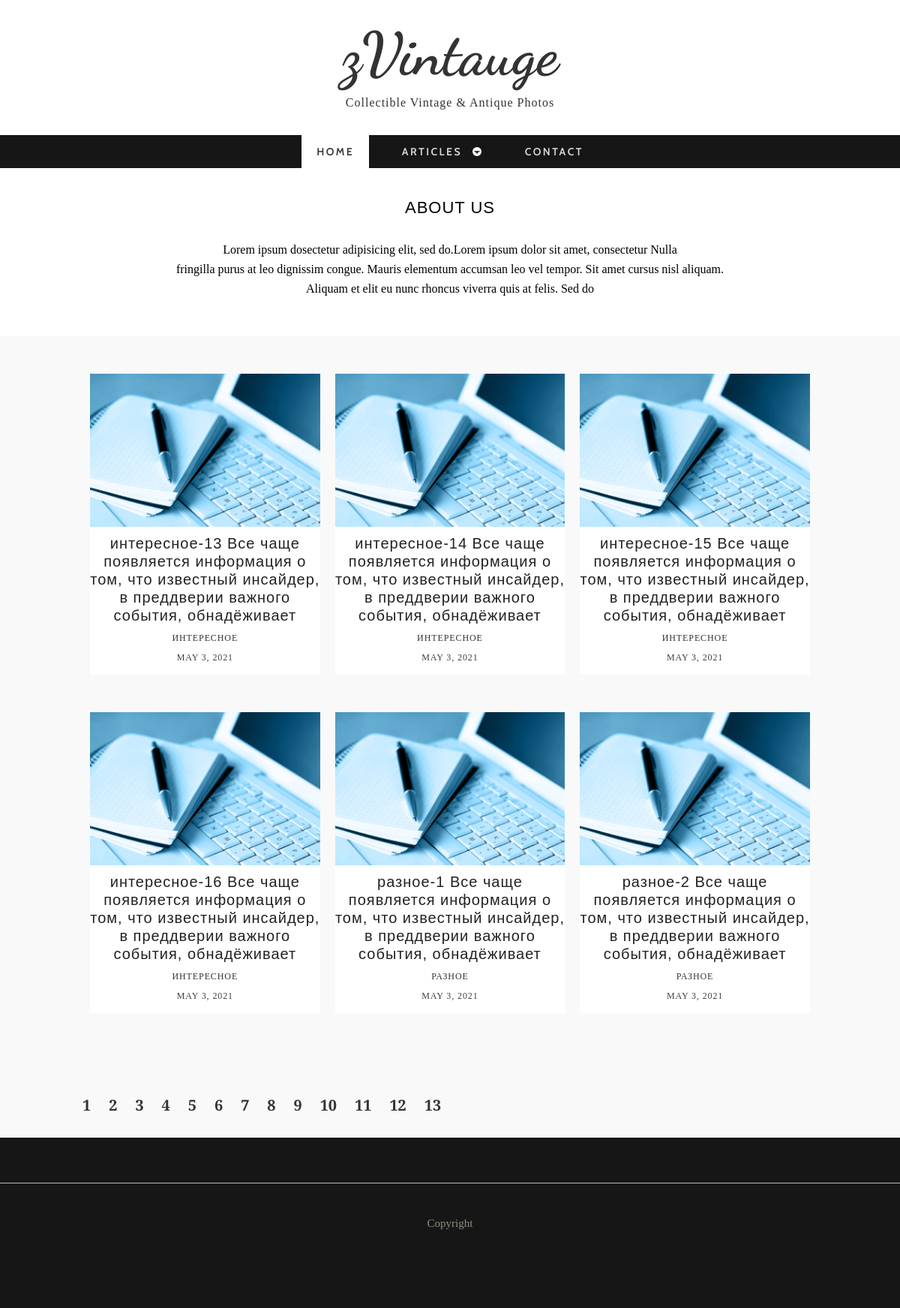
The page /articles?page=3 on the database its author committed.
### tables this page shows
CREATE TABLE `posts` (
  `ID` int(11) NOT NULL,
  `ACTIVE` tinyint(1) NOT NULL,
  `TITLE` varchar(255) NOT NULL,
  `CODE` varchar(255) NOT NULL,
  `CONTENT` text NOT NULL,
  `CATEGORY_ID` int(11) NOT NULL,
  `AUTHOR_ID` int(11) NOT NULL,
  `DATE` datetime NOT NULL
);

### controller/init.php (called while the page is built, shortened)
<?php
require_once $_SERVER["DOCUMENT_ROOT"] . '/classes/posts.php';
require_once $_SERVER["DOCUMENT_ROOT"] . '/classes/categories.php';
if (strpos($_SERVER['REQUEST_URI'], 'articles') != false && empty($_REQUEST['category'])) {
    $arArticles = [];
    $countPosts = Posts::countPosts();
    $pages = ceil($countPosts['COUNT'] / 6);
    $offset = empty($_REQUEST['page']) || $_REQUEST['page'] == 1 ? 0 : ($_REQUEST['page'] - 1) * 6;
    $arPosts = Posts::getPostsList(['ID', 'ACTIVE', 'TITLE', 'CODE', 'CATEGORY_ID','DATE'], [], ['DATE' => 'DESC'], ['limit' => 6, 'offset' => $offset]);
    foreach ($arPosts as $post) {
        if ($post['ACTIVE'] == true) {
            $category = Categories::getСategory($post['CATEGORY_ID'], ['NAME', 'CODE']);
            $post['CATEGORY_NAME'] = $category['NAME'];
            $post['CATEGORY_CODE'] = $category['CODE'];
            $arArticles[] = $post;
        }
    }
}

### classes/DB.php (called while the page is built, shortened)
<?php
class DB
{
    private static $host = 'localhost';
    private static $database = 'articles';
    private static $user = 'test';
    private static $password = 'test';
    protected static function query($query)
    {
        try {
            $dsn = "mysql:dbname=" . self::$database . ";host=" . self::$host;
            $dbh = new PDO($dsn, self::$user, self::$password);
            $dbh->exec("set names utf8");
            $dbh->setAttribute(PDO::ATTR_ERRMODE, PDO::ERRMODE_EXCEPTION);
        } catch (PDOException $e) {
            die ('Ошибка подключения:' . $e->getMessage());
        }
        $resQuery = [];
        foreach ($dbh->query($query, PDO::FETCH_ASSOC) as $row) {
            $resQuery[] = $row;
        }
        return $resQuery;
    }
}

### classes/posts.php (called while the page is built, shortened)
<?php
    require_once $_SERVER["DOCUMENT_ROOT"] . '/classes/DB.php';
    class Posts extends DB
    {
        public static function getPostsList(array $arSelect, array $arFilter, array $arOrder, array $arLimit): array
        {
            $select = !empty($arSelect) ? implode(",", $arSelect) : '*';
            $sql = "SELECT {$select} FROM `posts`";
            $order = !empty($arOrder) ? self::editParameters($arOrder, ' ', ",") : 'ID ASC';
            $sql .= " ORDER BY {$order}";
            if (!empty($arLimit) && isset($arLimit['limit'])) {
                $sql .= " LIMIT {$arLimit['limit']} ";
                $sql .= isset($arLimit['offset']) ? " OFFSET {$arLimit['offset']} " : "";
            }
            return self::query($sql);
        }
        public static function countPosts($arFilter=[])
        {
            $sql ="SELECT count(*) as COUNT FROM posts";
            return self::query($sql)[0];
        }
        private static function editParameters($arParam, $connector, $separator, $otherConnector = '')
        {
            $array = [];
            foreach ($arParam as $key => $value) {
                $array[] = $key . $connector . $otherConnector . $value . $otherConnector;
            }
            return implode($separator, $array);
        }
    }

### classes/categories.php (called while the page is built, shortened)
<?php
require_once $_SERVER["DOCUMENT_ROOT"] . '/classes/DB.php';
class Categories extends DB
{
    public static function getСategory($id, array $arSelect)
    {
        $select = !empty($arSelect) ? implode(",", $arSelect) : '*';
        $sql = "SELECT {$select} FROM `categories` WHERE ID={$id}";
        $res = self::query($sql);
        return (count($res) == 1) ? $res[0] : false;
    }
}

### articles/index.php (the view, shortened to what this page needs)
<?php
    require_once $_SERVER["DOCUMENT_ROOT"] . '/includes/header.php';
?>
    <div id="container">
        <div class="wrap-container">
            <section class="content-box box-1">
                <div class="zerogrid">
                    <div class="wrap-box">
                        <div class="box-header">
                            <h2>ABOUT US</h2>
                        </div>
                        <div class="box-content">
                            <p>Lorem ipsum dosectetur adipisicing elit, sed do.Lorem ipsum dolor sit amet, consectetur
                                Nulla <br>fringilla purus at leo dignissim congue. Mauris elementum accumsan leo vel
                                tempor. Sit amet cursus nisl aliquam. <br>Aliquam et elit eu nunc rhoncus viverra quis
                                at felis. Sed do</p>
                        </div>
                    </div>
                </div>
            </section>
        </div>
    </div>
    <div id="container">
        <div class="wrap-container">
            <section class="content-box box-style-1 box-2">
                <div class="zerogrid">
                    <div class="wrap-box">
                        <div class="row">
                            <?php if(!empty($arArticles)):
                            foreach ($arArticles as $article):?>
                            <div class="col-1-3">
                                <div class="wrap-col">
                                    <article>
                                        <div class="post-thumbnail-wrap">
                                            <a href="/articles/<?= $article['ID'] ?>" class="portfolio-box">
                                                <img src="../images/stati.jpg" alt="">
                                            </a>
                                        </div>
                                        <div class="entry-header ">
                                            <h3 class="entry-title"><?= $article['TITLE'] ?></h3>
                                            <div class="l-tags"><a href="/articles/<?= $article['CATEGORY_CODE'] ?>"><?= $article['CATEGORY_NAME'] ?></a>
                                            </div>
                                            <div class="l-tags"><?= date('F j, Y', strtotime($article['DATE'])); ?>
                                            </div>
                                        </div>
                                    </article>
                                </div>
                            </div>
                            <?php endforeach;
                            endif; ?>
                        </div>
                    </div>
                    <div class="pages">
                        <?php if(isset($pages)):
                            for($i=1;$i<=$pages; $i++): ?>
                                <a href="/articles?page=<?= $i ?>"><?= $i ?></a>
                            <?php endfor;
                        endif; ?>
                    </div>
                </div>
            </section>
        </div>
    </div>
<?php
    require_once $_SERVER["DOCUMENT_ROOT"] . '/includes/footer.php';
?>

### css/zerogrid.css (style rules this page uses)
.zerogrid { width: 1000px; position: relative; margin: 0 auto; padding: 0px; }
.zerogrid:after { content: "\0020"; display: block; height: 0; clear: both; visibility: hidden; }
.zerogrid .row:before, .row:after { content: '\0020'; display: block; overflow: hidden; visibility: hidden; width: 0; height: 0; }
.zerogrid .row:after { clear: both; }
.zerogrid .row { zoom: 1; }
.zerogrid .wrap-col { margin: 10px; }
.zerogrid .col-1-2, .zerogrid .col-1-3, .zerogrid .col-2-3, .zerogrid .col-1-4, .zerogrid .col-2-4, .zerogrid .col-3-4, .zerogrid .col-1-5, .zerogrid .col-2-5, .zerogrid .col-3-5, .zerogrid .col-4-5, .zerogrid .col-1-6, .zerogrid .col-2-6, .zerogrid .col-3-6, .zerogrid .col-4-6, .zerogrid .col-5-6 { float: left; display: inline-block; }
.zerogrid .col-1-3, .zerogrid .col-1-3-fixed { width: 33.33%; }

### css/style.css (style rules this page uses)
a, abbr, acronym, address, applet, article, aside, audio, b, blockquote, big, body, center, canvas, caption, cite, code, command, datalist, dd, del, details, dfn, dl, div, dt, em, embed, fieldset, figcaption, figure, font, footer, form, h1, h2, h3, h4, h5, h6, header, hgroup, html, i, iframe, img, ins, kbd, keygen, label, legend, li, meter, nav, object, ol, output, p, pre, progress, q, s, samp, section, small, span, source, strike, strong, sub, sup, table, tbody, tfoot, thead, th, tr, tdvideo, tt, u, ul, var { background: transparent; border: 0 none; font-size: 100%; margin: 0; padding: 0; border: 0; outline: 0; vertical-align: top; }
img { vertical-align: top; }
article, aside, audio, canvas, command, datalist, details, embed, figcaption, figure, footer, header, hgroup, keygen, meter, nav, output, progress, section, source, video { display: block; }
* { -webkit-box-sizing: border-box; -moz-box-sizing: border-box; box-sizing: border-box; }
html { -webkit-text-size-adjust: none; }
img { max-width: 100%; height: auto; width: auto \9; }
a { color: #333; text-decoration: none; }
h1, h2 { font-size: 25px; line-height: 30px; }
h3, h4 { font-size: 20px; line-height: 20px; }
h1, h2, h3, h4, h5, h6 { clear: both; hyphens: auto; color: #000; line-height: 1.2; font-family: 'Montserrat', sans-serif; letter-spacing: 1px; }
p { margin: 10px 0; }
.post:after, .post:before, article:after, article:before, section:after, section:before { clear: both; content: '\0020'; display: block; visibility: hidden; width: 0; height: 0; }
html, body { width: 100%; padding: 0; margin: 0; }
body { font: 16px/26px Arial, Helvetica, sans-serif; font-family: 'Crimson Text', serif; background: #fff; }
.content-box .wrap-box { padding: 40px 10px; position: relative; }
.content-box .box-header { margin: 0 0 30px; text-align: center; }
.content-box .box-header h2 { font-size: 22px; display: block; text-transform: uppercase; font-weight: 500; }
.content-box.box-style-1 { background: #f9f9f9; }
.content-box.box-1 { text-align: center; }
article { background: #ffffff; color: #3F3F3F; margin-bottom: 40px; padding-bottom: 10px; }
article:after, article:before { clear: both; content: '\0020'; display: block; visibility: hidden; width: 0; height: 0; }
article .post-thumbnail-wrap { text-align: center; width: 100%; margin-bottom: 10px; }
article h3.entry-title { font-size: 20px; margin: 10px 0 5px; font-weight: 500; letter-spacing: 1px; color: #222; }
article .l-tags { text-align: center; font-size: 12px; font-family: 'Crimson Text', serif; text-transform: uppercase; letter-spacing: .9px; }
article .l-tags a { color: #333; }
article .entry-header { text-align: center; }
.portfolio-box { display: block; position: relative; margin: 0 auto; }
.pages { margin: 30px auto; }
.pages a { font-size: 20px; margin: 0 10px; font-weight: bold; }

### rows shown on the page
posts: TITLE "интересное-13 Все чаще появляется информация о том, что известный инсайдер, в преддверии важного события, обнадёживает", CATEGORY_NAME "ИНТЕРЕСНОЕ", DATE "MAY 3, 2021"
posts: TITLE "интересное-14 Все чаще появляется информация о том, что известный инсайдер, в преддверии важного события, обнадёживает", CATEGORY_NAME "ИНТЕРЕСНОЕ", DATE "MAY 3, 2021"
posts: TITLE "интересное-15 Все чаще появляется информация о том, что известный инсайдер, в преддверии важного события, обнадёживает", CATEGORY_NAME "ИНТЕРЕСНОЕ", DATE "MAY 3, 2021"
posts: TITLE "интересное-16 Все чаще появляется информация о том, что известный инсайдер, в преддверии важного события, обнадёживает", CATEGORY_NAME "ИНТЕРЕСНОЕ", DATE "MAY 3, 2021"
posts: TITLE "разное-1 Все чаще появляется информация о том, что известный инсайдер, в преддверии важного события, обнадёживает", CATEGORY_NAME "РАЗНОЕ", DATE "MAY 3, 2021"
posts: TITLE "разное-2 Все чаще появляется информация о том, что известный инсайдер, в преддверии важного события, обнадёживает", CATEGORY_NAME "РАЗНОЕ", DATE "MAY 3, 2021"
